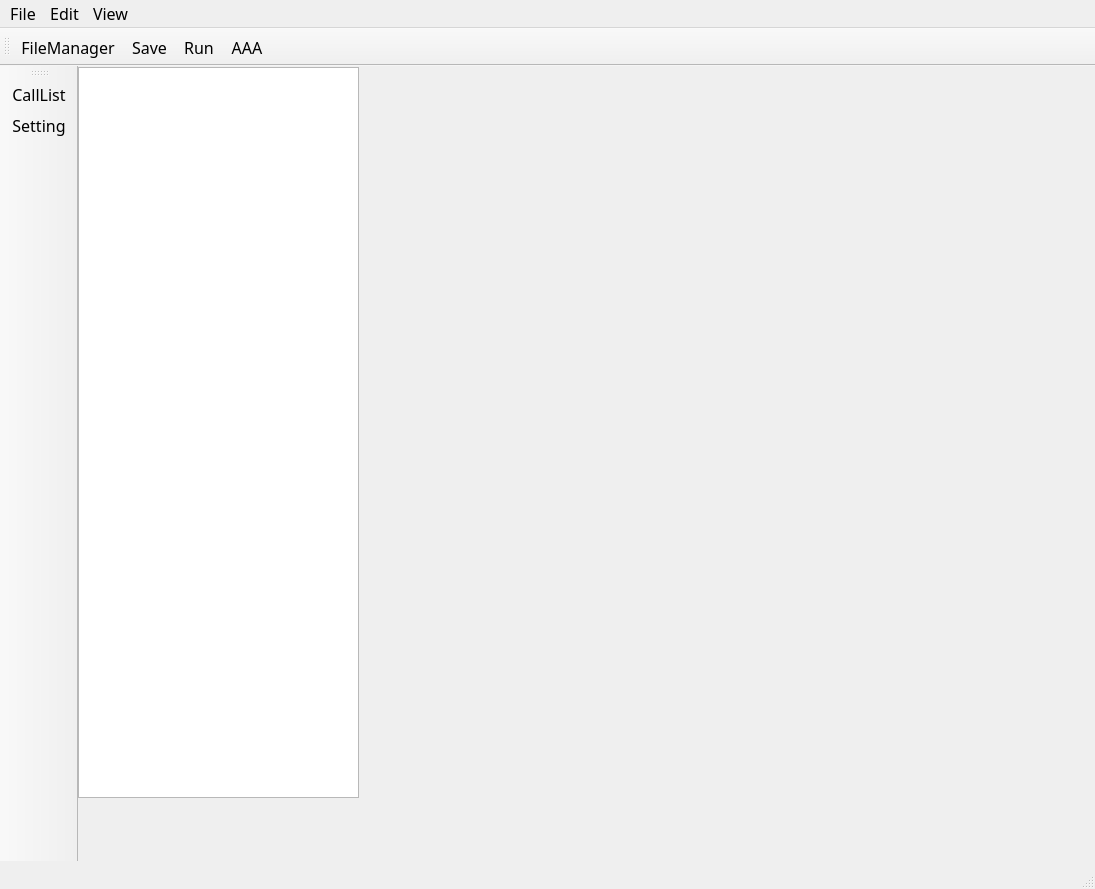
<?xml version="1.0" encoding="UTF-8"?>
<ui version="4.0">
 <class>MainWindow</class>
 <widget class="QMainWindow" name="MainWindow">
  <property name="geometry">
   <rect>
    <x>0</x>
    <y>0</y>
    <width>1095</width>
    <height>889</height>
   </rect>
  </property>
  <property name="maximumSize">
   <size>
    <width>16777215</width>
    <height>16777215</height>
   </size>
  </property>
  <property name="font">
   <font>
    <family>Agency FB</family>
    <pointsize>12</pointsize>
   </font>
  </property>
  <property name="windowTitle">
   <string>MainWindow</string>
  </property>
  <property name="inputMethodHints">
   <set>Qt::ImhNone</set>
  </property>
  <widget class="QWidget" name="centralwidget">
   <widget class="QTreeView" name="treeView">
    <property name="geometry">
     <rect>
      <x>0</x>
      <y>1</y>
      <width>281</width>
      <height>731</height>
     </rect>
    </property>
   </widget>
  </widget>
  <widget class="QMenuBar" name="menubar">
   <property name="geometry">
    <rect>
     <x>0</x>
     <y>0</y>
     <width>1095</width>
     <height>52</height>
    </rect>
   </property>
   <property name="font">
    <font>
     <pointsize>12</pointsize>
    </font>
   </property>
   <widget class="QMenu" name="menuFile_F">
    <property name="font">
     <font>
      <pointsize>10</pointsize>
     </font>
    </property>
    <property name="title">
     <string>File</string>
    </property>
    <addaction name="actionNew"/>
    <addaction name="actionOpen"/>
    <addaction name="actionClose"/>
   </widget>
   <widget class="QMenu" name="menuEdit_E">
    <property name="font">
     <font>
      <pointsize>10</pointsize>
     </font>
    </property>
    <property name="title">
     <string>Edit</string>
    </property>
   </widget>
   <widget class="QMenu" name="menuView">
    <property name="font">
     <font>
      <pointsize>10</pointsize>
     </font>
    </property>
    <property name="title">
     <string>View</string>
    </property>
   </widget>
   <addaction name="menuFile_F"/>
   <addaction name="menuEdit_E"/>
   <addaction name="menuView"/>
  </widget>
  <widget class="QStatusBar" name="statusbar"/>
  <widget class="QToolBar" name="toolBar">
   <property name="windowTitle">
    <string>toolBar</string>
   </property>
   <attribute name="toolBarArea">
    <enum>TopToolBarArea</enum>
   </attribute>
   <attribute name="toolBarBreak">
    <bool>false</bool>
   </attribute>
   <addaction name="actionFileManager"/>
   <addaction name="actionSave"/>
   <addaction name="actionRun"/>
   <addaction name="actionAAA"/>
  </widget>
  <widget class="QToolBar" name="toolBar_2">
   <property name="enabled">
    <bool>true</bool>
   </property>
   <property name="sizePolicy">
    <sizepolicy hsizetype="Fixed" vsizetype="Preferred">
     <horstretch>0</horstretch>
     <verstretch>0</verstretch>
    </sizepolicy>
   </property>
   <property name="contextMenuPolicy">
    <enum>Qt::DefaultContextMenu</enum>
   </property>
   <property name="acceptDrops">
    <bool>false</bool>
   </property>
   <property name="windowTitle">
    <string>toolBar_2</string>
   </property>
   <property name="layoutDirection">
    <enum>Qt::LeftToRight</enum>
   </property>
   <property name="autoFillBackground">
    <bool>false</bool>
   </property>
   <property name="inputMethodHints">
    <set>Qt::ImhNone</set>
   </property>
   <property name="allowedAreas">
    <set>Qt::LeftToolBarArea</set>
   </property>
   <property name="orientation">
    <enum>Qt::Vertical</enum>
   </property>
   <property name="toolButtonStyle">
    <enum>Qt::ToolButtonIconOnly</enum>
   </property>
   <property name="floatable">
    <bool>false</bool>
   </property>
   <attribute name="toolBarArea">
    <enum>LeftToolBarArea</enum>
   </attribute>
   <attribute name="toolBarBreak">
    <bool>false</bool>
   </attribute>
   <addaction name="actionCallList"/>
   <addaction name="actionSetting"/>
  </widget>
  <action name="actionNew">
   <property name="text">
    <string>New</string>
   </property>
   <property name="toolTip">
    <string>&lt;html&gt;&lt;head/&gt;&lt;body&gt;&lt;p&gt;&lt;span style=&quot; font-size:10pt;&quot;&gt;New&lt;/span&gt;&lt;/p&gt;&lt;/body&gt;&lt;/html&gt;</string>
   </property>
   <property name="font">
    <font>
     <family>Agency FB</family>
     <pointsize>12</pointsize>
    </font>
   </property>
   <property name="shortcut">
    <string>Alt+N</string>
   </property>
  </action>
  <action name="actionOpen">
   <property name="text">
    <string>Open</string>
   </property>
   <property name="toolTip">
    <string>&lt;html&gt;&lt;head/&gt;&lt;body&gt;&lt;p&gt;&lt;span style=&quot; font-size:10pt;&quot;&gt;Open&lt;/span&gt;&lt;/p&gt;&lt;/body&gt;&lt;/html&gt;</string>
   </property>
   <property name="font">
    <font>
     <family>Agency FB</family>
     <pointsize>12</pointsize>
    </font>
   </property>
   <property name="shortcut">
    <string>Alt+O</string>
   </property>
  </action>
  <action name="actionClose">
   <property name="text">
    <string>Close</string>
   </property>
   <property name="toolTip">
    <string>&lt;html&gt;&lt;head/&gt;&lt;body&gt;&lt;p&gt;&lt;span style=&quot; font-size:10pt;&quot;&gt;Close&lt;/span&gt;&lt;/p&gt;&lt;/body&gt;&lt;/html&gt;</string>
   </property>
   <property name="font">
    <font>
     <family>Agency FB</family>
     <pointsize>12</pointsize>
    </font>
   </property>
   <property name="shortcut">
    <string>Alt+C</string>
   </property>
  </action>
  <action name="actionSave">
   <property name="icon">
    <iconset resource="apprcc.qrc">
     <normaloff>:/pic/images/Devices (4).png</normaloff>:/pic/images/Devices (4).png</iconset>
   </property>
   <property name="text">
    <string>Save</string>
   </property>
   <property name="toolTip">
    <string>Save</string>
   </property>
   <property name="shortcut">
    <string>Ctrl+S</string>
   </property>
  </action>
  <action name="actionAAA">
   <property name="icon">
    <iconset resource="test.qrc">
     <normaloff>:/pic_test/images_test/cartoon1.ico</normaloff>:/pic_test/images_test/cartoon1.ico</iconset>
   </property>
   <property name="text">
    <string>AAA</string>
   </property>
   <property name="toolTip">
    <string>AAA</string>
   </property>
  </action>
  <action name="actionRun">
   <property name="icon">
    <iconset resource="apprcc.qrc">
     <normaloff>:/pic/images/Arrows and States (9).png</normaloff>:/pic/images/Arrows and States (9).png</iconset>
   </property>
   <property name="text">
    <string>Run</string>
   </property>
   <property name="toolTip">
    <string>Run</string>
   </property>
   <property name="shortcut">
    <string>F5</string>
   </property>
  </action>
  <action name="actionSetting">
   <property name="checkable">
    <bool>false</bool>
   </property>
   <property name="enabled">
    <bool>true</bool>
   </property>
   <property name="icon">
    <iconset resource="apprcc.qrc">
     <normaloff>:/pic/images/icons8-settings_01-96.png</normaloff>:/pic/images/icons8-settings_01-96.png</iconset>
   </property>
   <property name="text">
    <string>Setting</string>
   </property>
   <property name="toolTip">
    <string>Setting</string>
   </property>
   <property name="autoRepeat">
    <bool>true</bool>
   </property>
   <property name="visible">
    <bool>true</bool>
   </property>
  </action>
  <action name="actionFileManager">
   <property name="icon">
    <iconset resource="apprcc.qrc">
     <normaloff>:/pic/images/folder_512.png</normaloff>:/pic/images/folder_512.png</iconset>
   </property>
   <property name="text">
    <string>FileManager</string>
   </property>
  </action>
  <action name="actionCallList">
   <property name="checkable">
    <bool>true</bool>
   </property>
   <property name="icon">
    <iconset resource="apprcc.qrc">
     <normaloff>:/pic/images/list_981x878.png</normaloff>:/pic/images/list_981x878.png</iconset>
   </property>
   <property name="text">
    <string>CallList</string>
   </property>
   <property name="toolTip">
    <string>CallList</string>
   </property>
  </action>
 </widget>
 <resources>
  <include location="apprcc.qrc"/>
  <include location="test.qrc"/>
 </resources>
 <connections>
  <connection>
   <sender>actionAAA</sender>
   <signal>triggered()</signal>
   <receiver>MainWindow</receiver>
   <slot>close()</slot>
   <hints>
    <hint type="sourcelabel">
     <x>-1</x>
     <y>-1</y>
    </hint>
    <hint type="destinationlabel">
     <x>507</x>
     <y>353</y>
    </hint>
   </hints>
  </connection>
 </connections>
</ui>
